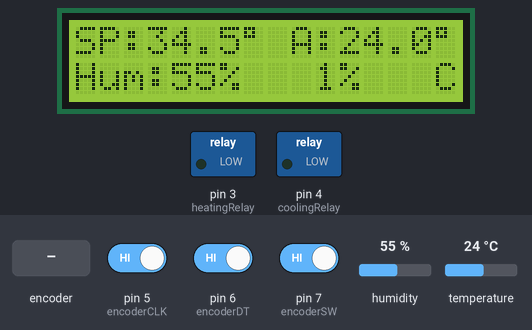
Simulated run of this sketch. Board: Arduino Uno, built with avr-gcc and run on an emulated ATmega328P. Parts: 16×2 character LCD, switched loads named in the sketch (green lamp = pin HIGH). The test bench sets the inputs (shaded band); at power-on: temperature 24 °C, pin 7 (encoderSW) HIGH, pin 5 (encoderCLK) HIGH, pin 6 (encoderDT) HIGH, humidity 55 %. EEPROM starts erased; what the sketch prints to the serial monitor is not drawn.

Above: at 6.4 s.
6.5 s: temperature set to 18.4 °C
At 8.9 s:
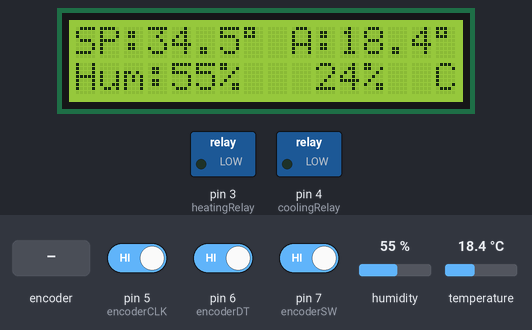
9.1 s: temperature set to 17.2 °C
At 14.6 s:
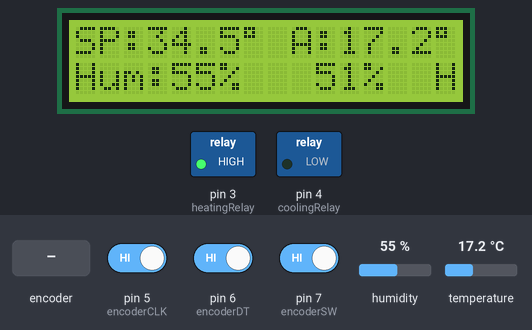
15.1 s: pin 7 (encoderSW) driven LOW
At 16.6 s:
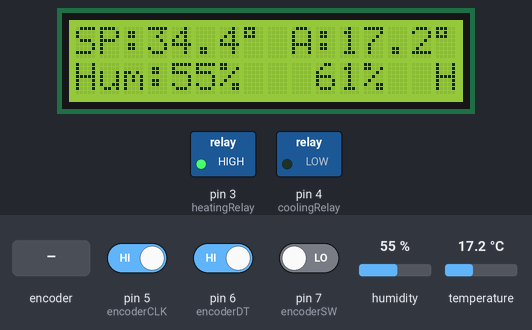
17.3 s: rotary encoder on pin 5 (encoderCLK) / pin 6 (encoderDT) turned 2 steps (second pin leading)
At 19.3 s:
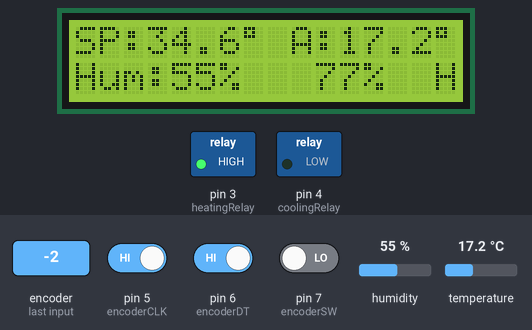
23.7 s: rotary encoder on pin 5 (encoderCLK) / pin 6 (encoderDT) turned 1 step (first pin leading)
At 24.5 s:
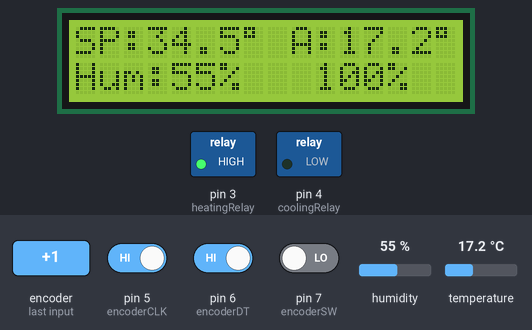
Timing chart, 0 to 26.4 s (numbered marks = the images above; inputs shaded):
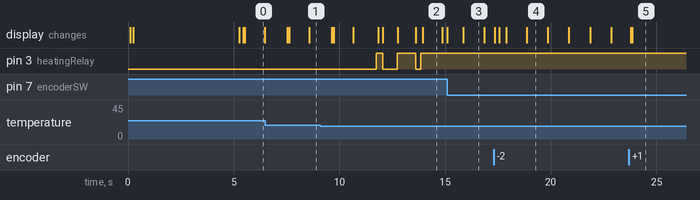

The sketch:

ardBeeQueenPID2.ino
```cpp
// ardBeeQueenPID2
/*
  The LCD circuit:
                               GND            display pin 1
    supply voltage for logic   +5V            display pin 2

   10K potentiometer:
   ends to +5V and ground
   LCD VO - contrast           wiper          display pin 3

   LCD RS pin                  digital pin 13 display pin 4
   LCD R/W pin                 GND            display pin 5
   LCD Enable pin              digital pin 12 display pin 6
   LCD D4                      digital pin 11 display pin 11
   LCD D5                      digital pin 10 display pin 12
   LCD D6                      digital pin 9  display pin 13
   LCD D7                      digital pin 8  display pin 14

   220ohm resistor to +5V
   back light anode:+4.2V      220ohm         display pin 15
   back light cathode          GND	          display pin 16
*/

String programName = "ardBeeQueenPID2";
String date = "201910011";
String author = "Jon Sagebrand";
String email = "jonsagebrand@gmail.com";

// include EEPROM library
#include <EEPROM.h>
int eeAddr = 0; // address to store the set point temp

// include the DHT library
#include <DHT.h>
// define DHT pin
#define DHTPIN 2  // declare Pin Number
// uncomment one of the below sensors
//#define DHTTYPE DHT11   // DHT 11 used
#define DHTTYPE DHT22   // DHT 22  (AM2302), AM2321
//#define DHTTYPE DHT21   // DHT 21 (AM230)
// set up DHT sensor
DHT dht(DHTPIN, DHTTYPE);  // initialize DHT sensor
// wait time between temp reads, in milliseconds
unsigned long readMillis; // stores millis
int waitTime = 2000; // millis to wait between reads

// relay pins
const int heatingRelay = 3;  // relay heating
int heatingRelayState;
const int coolingRelay = 4;  // relay cooling
int heatState = 0; // current state of operation
int heatStateLast = 0; // last state of operation

// rotary encoder
// encoder pins
const int encoderCLK = 5; // rotary encoder CLK signal input pin
const int encoderDT = 6; // rotary encoder DT signal input pin
const int encoderSW = 7; // rotary encoders switch input pin, goes LOW when pressed
// for storing encoder values
int encoderCLKState = 0;
int encoderDTState = 0;
int encoderSWState = 0;
int encoderDTStateLast = 0;
int encoderSWStateLast = 0;
// times
unsigned long encoderSWTimeMillis = 0; // the last time encoder button was toggled
int debounce = 200;   // the debounce time, increase if the output flickers

// LCD
// include the LCD library
#include <LiquidCrystal.h>
// initialize the library with the numbers of the interface pins
LiquidCrystal lcd(13, 12, 11, 10, 9, 8);
// columns and rows of the LCD
int lcdColumns = 16;
int lcdRows = 2;

// Variables
float hum = 0; // read humidity
double temp = 0; // read temperature

// PID
// include PID library by Brett Beauregard
#include <PID_v1.h>
// define Variables we'll be connecting to
double setPointTemp = 34.5; // the goal temp, in degrees celsius
double Output; // the PIDs output
double gap; // the gap between setpoint and actual temp
// specify tuning parameters
double Kp = 5.0, Ki = 3.0, Kd = 3.0; // PID variables
PID myPID(&temp, &Output, &setPointTemp, Kp, Ki, Kd, DIRECT);
// PID limits
unsigned long windowSize = 30000; // the time of the PID regulatory size(?)
int PIDCalculated;
unsigned long windowTime;
unsigned long onTimeVal;

double dewPoint = 0; // calculated dew point
double dewPointFast = 0; // another calculated dew point
float hic = 0;

// for calculation of length of values
String valString = "";
int valLength;

// text to print before temps
String setPointTempText = "SP:";
String actualTempText = "A:";

// buffer to store float to string
char dtostrfbuffer[5];

void setup(void) {

  // start LCD
  lcd.begin(lcdColumns, lcdRows);
  // print a message to the LCD
  lcd.setCursor(0, 0);
  lcd.print(programName);
  lcd.setCursor(0, 1);
  lcd.print("Booting ...");

  // start serial port
  lcd.setCursor(0, 1);
  lcd.print("Starting serial ...");
  Serial.begin(9600);

  // print information
  Serial.println(programName);
  Serial.println(date);
  Serial.print("by ");
  Serial.print(author);
  Serial.println(email);
  Serial.println();

  // read set temp from eeprom
  Serial.println("Reading last temp from eeprom ...");
  lcd.setCursor(0, 1);
  lcd.print("Reading last temp ...");
  float f = 0.00f;
  EEPROM.get( eeAddr, f );
  Serial.println( f );

  // check if there is a value stored in eeprom
  // if so, then use it as set point,
  // else store the predefined value
  if ( isnan(f) ) {
    Serial.println("No value found in eeprom");
    Serial.print("Storing value: ");
    Serial.println(setPointTemp);
    EEPROM.put(eeAddr, setPointTemp);
  } else {
    Serial.print("Found a value stored in eeprom: ");
    Serial.println(f);
    Serial.println("Using it as set point temperature");
    setPointTemp = f;
    Serial.println();
  }

  // start DHT sensor
  Serial.println("Starting DHT sensor ...");
  lcd.setCursor(0, 1);
  lcd.print("Starting sensor ...");
  dht.begin();  // start up dht sensors

  // define in- and outputs
  // relay pins
  Serial.println("Starting outputs  ...");
  lcd.setCursor(0, 1);
  lcd.print("Starting outputs ...");
  pinMode(heatingRelay, OUTPUT);
  pinMode(coolingRelay, OUTPUT);
  // rotary encoder pins
  Serial.println("Starting inputs ...");
  lcd.setCursor(0, 1);
  lcd.print("Starting inputs ...");
  pinMode(encoderCLK, INPUT);
  pinMode(encoderDT, INPUT);
  pinMode(encoderSW, INPUT);

  // start PID
  Serial.println("Starting PID ...");
  lcd.setCursor(0, 1);
  lcd.print("Starting PID ...");
  myPID.SetOutputLimits(0, 1000); // 1000 steps in the control loop
  myPID.SetSampleTime(1000); //default is 100 miliseconds
  myPID.SetMode(MANUAL);// clears windup anc verifies PID calculations are correct based on sample time
  delay(5000); // We need to prep the millis() timer below to have 5 seconds on it before PID starts calculating and turns on the heater
  myPID.SetMode(AUTOMATIC); // // start the PID ready for first calculation

  lcd.clear();

  printSetPoint();
  printHeatState();

  Serial.println("Program starts ...");
  Serial.println();

}
void loop(void) {

/* *************************************************
 * Rotary encoder
 ***************************************************/
  // read rotary encoder
  encoderCLKState = digitalRead(encoderCLK);
  encoderDTState = digitalRead(encoderDT);
  encoderSWState = digitalRead(encoderSW);

  // check encoder if button is pressed
  if ( encoderSWState == 0 ) { // Button is pressed
    if ((encoderDTStateLast == 0) && (encoderDTState == 1)) {
      if (encoderCLKState == 0) {
        setPointTemp += 0.1;
        Serial.print("Counting up set point. New value: ");
      } else {
        setPointTemp -= 0.1;
        Serial.print("Counting down set point. New value: ");
      }
      Serial.println(setPointTemp);
      printSetPoint(); // Prints the new set point to LCD
    }
    encoderDTStateLast = encoderDTState;
  }

  printSetPoint();

  // check if button is released
  if ( encoderSWState != encoderSWStateLast ) {
    if ( encoderSWState == 0 ) {
      Serial.println("Button is down");
    } else {
      Serial.println("Button is up");
      Serial.print("Storing value new value to eeprom: ");
      Serial.println(setPointTemp);
      EEPROM.put(eeAddr, setPointTemp);
    }
    encoderSWStateLast = encoderSWState;
    Serial.println();
  }

  /***********************************************************
   * Temperature
   ***********************************************************/
  // read temperature
  if ( encoderSWState ) { // Only read values if button is UP
    if ( millis() - readMillis >= waitTime ) {
      Serial.println("Requesting humidity and temperature ...");
      // Reading temperature or humidity takes about 250 milliseconds!
      // Sensor readings may also be up to 2 seconds 'old' (its a very slow sensor)
      hum = dht.readHumidity();
      // Read temperature as Celsius (the default)
      temp = dht.readTemperature();

      // check if any reads failed and exit early (to try again).
      if (isnan(hum) || isnan(temp)) {
        Serial.println(F("Failed to read from DHT sensor!"));
        return;
      }
      printActualValues(); // print measured values to serial and LCD
      readMillis = millis();
    }
  }

  /**************************************************************
   * PID
   **************************************************************/
  PIDCalculated = myPID.Compute(); // this only calculates once every second and returns True when it does
  writeToHeatingRelay(Output);
    if (PIDCalculated) {
      Serial.print("SP: ");
      Serial.print(setPointTemp);
      Serial.print("°C, PV: ");
      Serial.print(temp);
      Serial.print("°C, PID output: ");
      Serial.print(Output / 10);
      Serial.print("%, Heating relay is: ");
      Serial.println((heatingRelayState) ? "On" : "OFF");
      Serial.println();
      printPIDOutput();
    }

  if ( heatState != heatStateLast ) { // if there has been a change in heating or cooling
    printHeatState();
    heatStateLast = heatState;
  }
}

// dewPoint function NOAA
// reference: http://wahiduddin.net/calc/density_algorithms.htm
double dewPointFunction(double celsius, double humidity) {
  double A0 = 373.15 / (273.15 + celsius);
  double SUM = -7.90298 * (A0 - 1);
  SUM += 5.02808 * log10(A0);
  SUM += -1.3816e-7 * (pow(10, (11.344 * (1 - 1 / A0))) - 1);
  SUM += 8.1328e-3 * (pow(10, (-3.49149 * (A0 - 1))) - 1);
  SUM += log10(1013.246);
  double VP = pow(10, SUM - 3) * humidity;
  double T = log(VP / 0.61078);   // temp var
  return (241.88 * T) / (17.558 - T);
}

// delta max = 0.6544 wrt dewPoint()
// 5x faster than dewPoint()
// reference: http://en.wikipedia.org/wiki/Dew_point
double dewPointFastFunction(double celsius, double humidity) {
  double a = 17.271;
  double b = 237.7;
  double temp = (a * celsius) / (b + celsius) + log(humidity / 100);
  double Td = (b * temp) / (a - temp);
  return Td;
}

int intToStringToLength(int val) { // return how many numbers in integer
  valString = String(val);
  valLength = valString.length();
  return valLength;
}

void printSetPoint() { // prints set point temp to LCD
  lcd.setCursor(0, 0);
  lcd.print(setPointTempText);
  valLength = setPointTempText.length(); // number of characters before digits
  lcd.setCursor(valLength, 0);
  lcd.print(setPointTemp, 1); // prints set point
  dtostrf(setPointTemp, 1, 1, dtostrfbuffer);
  valLength = valLength + strlen(dtostrfbuffer); // number of characters before digits + number of digits
  lcd.setCursor(valLength, 0);
  lcd.print((char)223); // prints degree sign
  lcd.setCursor(1 + valLength, 0);
  lcd.print(" ");
}

void printActualValues() {
  // calculate dew points
  dewPoint = dewPointFunction(temp, hum);
  dewPointFast = dewPointFastFunction(temp, hum);

  // compute heat index in Celsius (isFahrenheit = false)
  hic = dht.computeHeatIndex(temp, hum, false);

  Serial.print("    Dew Point: ");
  Serial.println(dewPoint);
  Serial.print("    Dew Point Fast: ");
  Serial.println(dewPointFast);
  Serial.print("    Heat Index: ");
  Serial.println(hic);

  Serial.print("    Temperature: ");
  Serial.println(temp);

  lcd.setCursor(2 + valLength, 0);
  lcd.print(actualTempText);
  valLength = valLength + actualTempText.length();
  lcd.setCursor(2 + valLength, 0);
  lcd.print(temp, 1);
  dtostrf(temp, 1, 1, dtostrfbuffer);
  valLength = valLength + strlen(dtostrfbuffer);
  lcd.setCursor(2 + valLength, 0);
  lcd.print((char)223);
  lcd.setCursor(3 + valLength, 0);
  lcd.print(" ");

  Serial.print("    Humidity: ");
  Serial.println(hum);

  lcd.setCursor(0, 1);
  lcd.print("Hum:");
  lcd.setCursor(4, 1);
  lcd.print(hum, 0);
  valLength = intToStringToLength(hum);
  lcd.setCursor(4 + valLength, 1);
  lcd.print("%  ");

  Serial.println();
}

void printPIDOutput() {
	lcd.setCursor(10,1);
  int output = round(Output / 10);
	lcd.print(output);
  valLength = intToStringToLength(output);
  lcd.setCursor(10 + valLength, 1);
  lcd.print("%  ");
}

void printHeatState() {
  if ( heatState == 0 ) {
    Serial.println("Cooling...");
    lcd.setCursor(15, 1);
    lcd.print("C");
  } else if ( heatState == 1 ) {
    Serial.println("Heating...");
    lcd.setCursor(15, 1);
    lcd.print("H");
  } else {
    Serial.println("At goal temp or waiting for button to come up");
    lcd.setCursor(15, 1);
    lcd.print("W");
  }
  Serial.println();
}

void writeToHeatingRelay(double value) {
  windowTime = millis() % windowSize; // convert millis into a millisecond counter that resets at windowSize
  onTimeVal = (unsigned long)(value * (double)windowSize / 1000.0); // convert windowSize into seconds and multiply it by output which ranges from 0 to 1000

  if (onTimeVal > windowTime) {
    heatingRelayState = HIGH;
    heatState = 1;

  } else {
    heatingRelayState = LOW;
    heatState = 0;
  }

  digitalWrite(heatingRelay, heatingRelayState); // set the output
  /*
  // short cycle prevention (Blink without delay)
  static unsigned long ShortCycleTimer;
  if ((millis() - ShortCycleTimer) >= (5000)) {
    if ((digitalRead(heatingRelay) == LOW) && (heatingRelayState = HIGH)) {
    	ShortCycleTimer = millis(); // this sets a blink without delay timer that prevents the following line from triggeringfor 5 seconds after it changes the output to HIGH
    }
    digitalWrite(heatingRelay, heatingRelayState); // set the output
  }
  */
}
```

Measured:
- the behaviour switches between 18.1 and 18 °C on temperature (found by bisection; images 1 and 2)
- after the input at 23.7 s, the display: first changes after 0.08 s (image 5 shows a later state)
- what the display in image 0 shows lasts 1.0 s, from 5.5 s to 6.5 s
- what the display in image 3 shows lasts 1.0 s, from 15.9 s to 16.9 s
